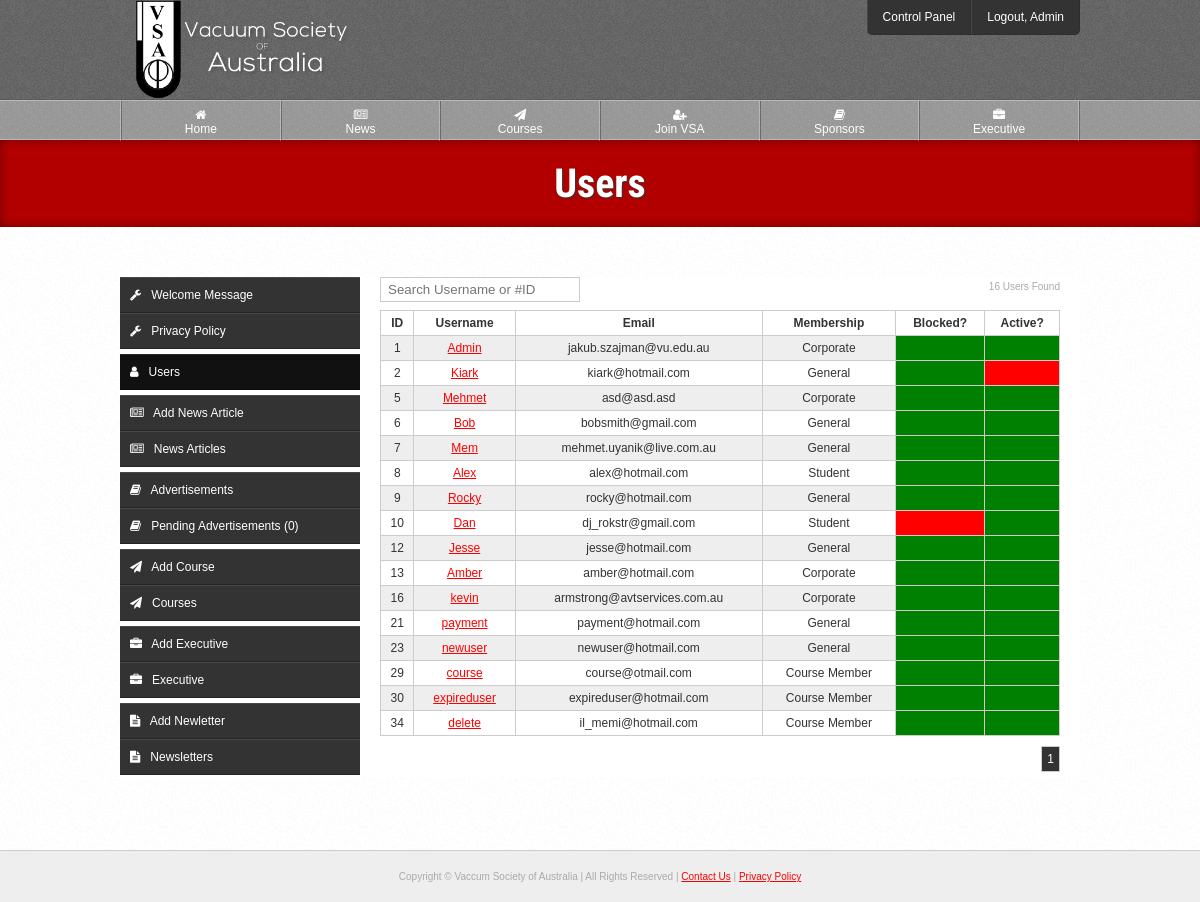
/cp/users.php (signed in), run on the app's committed database.
### tables this page shows
CREATE TABLE IF NOT EXISTS `users` (
  `id` int(10) NOT NULL AUTO_INCREMENT,
  `username` varchar(20) NOT NULL,
  `password` varchar(70) NOT NULL,
  `email` varchar(100) NOT NULL,
  `title` varchar(6) NOT NULL,
  `fname` varchar(30) NOT NULL,
  `lname` varchar(40) NOT NULL,
  `address` varchar(80) NOT NULL,
  `suburb` varchar(50) NOT NULL,
  `state` varchar(50) NOT NULL,
  `postcode` int(10) NOT NULL,
  `country` varchar(50) NOT NULL,
  `telephone` varchar(20) NOT NULL,
  `fax` varchar(20) DEFAULT NULL,
  `website` varchar(100) DEFAULT NULL,
  `company` varchar(150) DEFAULT NULL,
  `blocked` enum('0','1') NOT NULL,
  `type` enum('1','2','3','4') NOT NULL,
  `active` enum('0','1') NOT NULL,
  `level` enum('1','2') NOT NULL,
  `password_reset` enum('0','1') NOT NULL,
  `activation_code` varchar(40) NOT NULL,
  `reset_code` varchar(100) NOT NULL,
  `payment_made` enum('0','1') NOT NULL,
  `date_created` varchar(100) NOT NULL,
  `payment_due_date` varchar(100) NOT NULL,
  `membership_expiry_date` varchar(100) NOT NULL,
  PRIMARY KEY (`id`),
  FULLTEXT KEY `username` (`username`)
);

### classes/User.php (called while the page is built, shortened)
<?php
class User extends Pagination {
	private $data;
	private $count;
	public static function getUsername($id) {
		try {
			$q = DB::$db->prepare("
				SELECT username
				FROM users
				WHERE id = :id
			");
			$q->execute([':id' => $id]);
		} catch(PDOException $ex) {
			die($ex->getMessage());
		}
		$c = $q->rowCount();
		$r = $q->fetch(PDO::FETCH_OBJ);
		return ($c != 0) ? $r->username : "Unknown";
	}
	public function getAll($page = 1, $limit = 100) {
		$this->amount = ($page - 1) * $limit;
		$this->limit = $limit;
		$this->page = $page;
		try {
			$q = DB::$db->query("
				SELECT SQL_CALC_FOUND_ROWS *
				FROM users
				LIMIT {$this->amount}, {$this->limit}
			");
		} catch(PDOException $ex) {
			die($ex->getMessage());
		}
		$this->count = $q->rowCount();
		$total = DB::$db->query("SELECT FOUND_ROWS() AS total")->fetch(PDO::FETCH_OBJ)->total;
		$this->pages = ceil($total / $this->limit);
		if($this->count != 0)
			while($r = $q->fetch(PDO::FETCH_OBJ))
				$this->data[] = $r;
		return $this->data;
	}
	public function getCount() {
		return $this->count;
	}
}

### classes/Template.php (called while the page is built, shortened)
<?php
class Template {
	private $page;
	public function setActivePage($prefix = null) {
		$page = explode("/", $_SERVER['PHP_SELF']);
		$page = end($page);
		$page = explode(".", $page);
		$page = current($page);
		$this->page = $prefix.$page;
	}
	public function getActivePage() {
		return $this->page;
	}
}

### cp/users.php (the view, shortened to what this page needs)
<?php
$t = new Template("cp_");
$t->setTitle("Users");
include $t->load("template/head.php");
include $t->load("template/header.php");
$_user = new User;
$users = (isset($_GET['search'])) ? $_user->search($_GET['search']) : $_user->getAll((isset($_GET['page']) && !empty($_GET['page'])) ? $_GET['page'] : 1);
?>
	<div id="page-heading">
		<h1>Users</h1>
	</div>
	<div class="outer-wrapper white">
		<div class="inner-wrapper">
			<?php include $t->load("template/cp-nav.php"); ?>
			<section class="right-main">
				<p class="rfloat fine-text"><?=$_user->getCount();?> User<?=($_user->getCount() !== 1) ? 's' : null;?> Found</p>
				<form id="form">
					<div class="field">
						<input type="text" name="search" id="search" placeholder="Search Username or #ID" style="width: 200px;">
					</div>
				</form>
				<?php if(!empty($users)): ?>
					<?php if($_user->getCount() != 0): ?>
						<table class="style">
							<tr>
								<th>ID</th>
								<th>Username</th>
								<th>Email</th>
								<th>Membership</th>
								<th>Blocked?</th>
								<th>Active?</th>
							</tr>
						<?php foreach($users as $user): ?>
							<tr>
								<td><?=$user->id;?></td>
								<td><a href="<?=PATH;?>cp/view-user?id=<?=$user->id;?>"><?=$user->username;?></a></td>
								<td><?=$user->email;?></td>
								<td>
									<?php if($user->type === '1'): ?>
										Student
									<?php elseif($user->type === '2'): ?>
										General
									<?php elseif($user->type === '3'): ?>
										Corporate
									<?php elseif($user->type === '4'): ?>
										Course Member
									<?php endif;?>
								</td>
								<td style="<?=($user->blocked === '1') ? 'background: red;' : 'background: green;';?>"></td>
								<td style="<?=($user->active === '1') ? 'background: green;' : 'background: red;';?>?>"></td>
							</tr>
						<?php endforeach; ?>
						</table>
						<?=$_user->getPageLinks(PATH."cp/users");?>
					<?php else: ?>
						<div class="notice-box yellow-notice">No users found</div>
					<?php endif; ?>
				<?php endif; ?>
			</section>
		</div>
	</div>
<?php include $t->load("template/footer.php"); ?>

### template/header.php (shortened to what this page needs)
</head>
	<body>
		<header id="fixed">
			<div id="header">
				<div class="inner-wrapper">
					<a href="<?=PATH;?>"><img src="<?=PATH;?>img/vsa-logo.png" id="banner-logo" alt="Vaccum Society of Australia"></a>
					<?php if(isset($_SESSION['admin'])): ?>
						<nav class="top-nav">
							<ul>
								<li><a href="<?=PATH;?>cp/update-welcome">Control Panel</a></li>
								<li><a href="<?=PATH;?>logout?url=<?=$_SERVER['REQUEST_URI'];?>">Logout, <?=User::getUsername($_SESSION["logged"]);?></a></li>
							</ul>
						</nav>
					<?php else: ?>
						<div class="login-btn-wrapper">
							<a href="<?=PATH;?>login" class="login-btn"><img src="<?=PATH;?>img/login-btn.png"></a>
						</div>
					<?php endif; ?>
				</div>
			</div>
			<nav class="main-nav">
				<div class="inner-wrapper">
					<ul>
						<li><a href="<?=PATH;?>"<?=($t->getActivePage() == 'index') ? ' class="active"' : null;?>><i class="fa fa-home"></i><br>Home</a></li>
						<li><a href="<?=PATH;?>news"<?=($t->getActivePage() == 'news') ? ' class="active"' : null;?>><i class="fa fa-newspaper-o"></i><br>News</a></li>
						<li><a href="<?=PATH;?>courses"<?=($t->getActivePage() == 'courses' || $t->getActivePage() == 'apply-course') ? ' class="active"' : null;?>><i class="fa fa-paper-plane"></i><br>Courses</a></li>
						<li><a href="<?=PATH;?>join"<?=($t->getActivePage() == 'join') ? ' class="active"' : null;?>><i class="fa fa-user-plus"></i><br>Join VSA</a></li>
						<li><a href="<?=PATH;?>sponsors"<?=($t->getActivePage() == 'sponsors') ? ' class="active"' : null;?>><i class="fa fa-book"></i><br>Sponsors</a></li>
						<li><a href="<?=PATH;?>executive"<?=($t->getActivePage() == 'executive') ? ' class="active"' : null;?>><i class="fa fa-briefcase"></i><br>Executive</a></li>
					</ul>
				</div>
			</nav>
		</header>

### css/layout.css (style rules this page uses)
header, footer, nav { display: block; }
* { box-sizing: border-box; margin: 0; padding: 0; }
body { margin: 0; padding: 0; background: #EEE; font-family: arial, sans-serif; font-size: 12px; color: #333; }
.inner-wrapper { max-width: 960px; margin: 0 auto; position: relative; }
.outer-wrapper { padding: 50px 0px; border-bottom: 1px solid #CCC; }
.white { background: url("../img/content-bg.png"); }
#header { height: 100px; background: url("../img/header-bg.png"); border-bottom: 1px solid rgba(0,0,0,.1); }
#banner-logo { margin-top: -2px; height: 102px; }
.main-nav { height: 40px; background: url("../img/main-nav-bg.png"); font-size: 12px; border-top: 1px solid rgba(255,255,255,.3); border-bottom: 1px solid rgba(255,255,255,.3); display: block; }
.main-nav ul { margin: 0; padding: 0; border-left: 1px solid rgba(255,255,255,.3); border-right: 1px solid rgba(0,0,0,.3); }
.main-nav ul li { list-style-type: none; display: inline; float: left; width: 16.666%; text-align: center; }
.main-nav li a { display: block; color: #FFF; text-decoration: none; padding: 7px 15px; height: 40px; transition: .2s linear; border-left: 1px solid rgba(0,0,0,.3); border-right: 1px solid rgba(255,255,255,.3); }
.top-nav { position: absolute; right: 0; top: 0; background: #333; border-bottom: 1px solid rgba(0,0,0,.1); -webkit-border-radius: 0 0 5px 5px; -moz-border-radius: 0 0 5px 5px; -ms-border-radius: 0 0 5px 5px; -o-border-radius: 0 0 5px 5px; border-radius: 0 0 5px 5px; overflow: hidden; }
.top-nav ul { margin: 0; padding: 0; }
.top-nav ul li { list-style-type: none; display: inline; float: left; }
.top-nav li a { padding: 10px 15px; text-align: center; display: block; text-decoration: none; color: #FFF; border-right: 1px solid rgba(0,0,0,.1); border-left: 1px solid rgba(255,255,255,.1); transition: .2s linear; }
.top-nav ul li:last-of-type { border-right: none; }
.top-nav ul li:first-of-type { border-left: none; }
#page-heading { background: #B20000; color: #FFF; padding: 20px 0px; text-align: center; box-shadow: inset 0px 0px 10px rgba(0,0,0,.4); -webkit-box-shadow: inset 0px 0px 10px rgba(0,0,0,.4); -moz-box-shadow: inset 0px 0px 10px rgba(0,0,0,.4); -o-box-shadow: inset 0px 0px 10px rgba(0,0,0,.4); -ms-box-shadow: inset 0px 0px 10px rgba(0,0,0,.4); }
#page-heading h1 { margin: 0; padding: 0; font-size: 40px; text-shadow: 1px 1px 2px #333; font-family: 'Roboto Condensed', sans-serif; text-rendering: optimizeLegibility !important; -webkit-font-smoothing: antialiased !important; color: #FFF; }
.left-side, .right-main { background: #FFF; margin-bottom: 20px; }
.right-main { float: right; width: 720px; padding: 0px 20px; }

### css/style.css (style rules this page uses)
.rfloat { float: right; }
.fine-text { font-size: 10px; color: #AAA; }
table.style { border-collapse: collapse; width: 100%; text-align: center; margin-bottom: 10px; }
table.style th { color: #333; }
table.style th, table.style td { border: 1px solid #CCC; padding: 5px; }
table.style tr:nth-child(even) { background: #EEE; }
h1, h2, h3, h4, h5, h6 { margin-bottom: 15px; padding: 0; }
h1 { font-size: 35px; font-family: 'Roboto Condensed', sans-serif; }
p { line-height: 19px; margin-bottom: 10px; }
a { color: #F00; }
a img { border: none; }
li { list-style-position: inside; }
ul, ol { margin-bottom: 10px; margin-left: 20px; }

### css/forms.css (style rules this page uses)
form .field { margin-bottom: 4px; }
input[type=text], input[type=password], input[type=email], select, input[type=file] { padding: 4px 7px; border: 1px solid #CCC; width: 250px; margin-bottom: 4px; color: #666; }
input[type=text], input[type=password], input[type=email], select, input[type=file], input[type=radio] { margin-bottom: 4px; }

### css/resize.css (style rules this page uses)
body { margin: 0; text-align: center; }
#banner-logo { text-align: center; height: auto; max-width: 233px; }
#header { height: 100%; }
#fixed { position: static; }
.main-nav { height: 100%; border-top: none; border-bottom: none; display: none; }
.main-nav ul li { width: 50%; border: none; }
.main-nav li a { border-bottom: 1px solid rgba(0,0,0,.3); border-top: 1px solid rgba(255,255,255,.3); }
.main-nav li a:nth-child(odd) { border-left: none; }
.top-nav { position: static; top: auto; right: auto; border-radius: 0; }
.top-nav ul li { width: 50%; }
.left-side, .right-main { float: none; width: auto; }
.rfloat, .lfloat { float: none; }
table.style { overflow-x: auto; display: block; width: 100%; }
input, textarea, select { width: 100% !important; margin-bottom: 5px; }

### css/resize-sidebars.css (style rules this page uses)
.right-main { float: none; width: auto; }
.outer-wrapper { padding: 20px 2%; }

### data on the page
users: username "Admin", id "1", email "jakub.szajman@vu.edu.au", type "Corporate"
users: id "16", username "kevin", email "armstrong@avtservices.com.au", type "Corporate"
users: id "2", username "Kiark", email "kiark@hotmail.com", type "General"
users: id "5", username "Mehmet", email "asd@asd.asd", type "Corporate"
users: id "6", username "Bob", email "bobsmith@gmail.com", type "General"
users: id "7", username "Mem", email "mehmet.uyanik@live.com.au", type "General"
users: id "8", username "Alex", email "alex@hotmail.com", type "Student"
users: id "9", username "Rocky", email "rocky@hotmail.com", type "General"
users: id "10", username "Dan", email "dj_rokstr@gmail.com", type "Student"
users: id "12", username "Jesse", email "jesse@hotmail.com", type "General"
users: id "13", username "Amber", email "amber@hotmail.com", type "Corporate"
users: id "21", username "payment", email "payment@hotmail.com", type "General"
users: id "23", username "newuser", email "newuser@hotmail.com", type "General"
users: id "29", username "course", email "course@otmail.com", type "Course Member"
users: id "30", username "expireduser", email "expireduser@hotmail.com", type "Course Member"
users: id "34", username "delete", email "il_memi@hotmail.com", type "Course Member"

### other printed values
Sponsors::countAds('0') "0"
